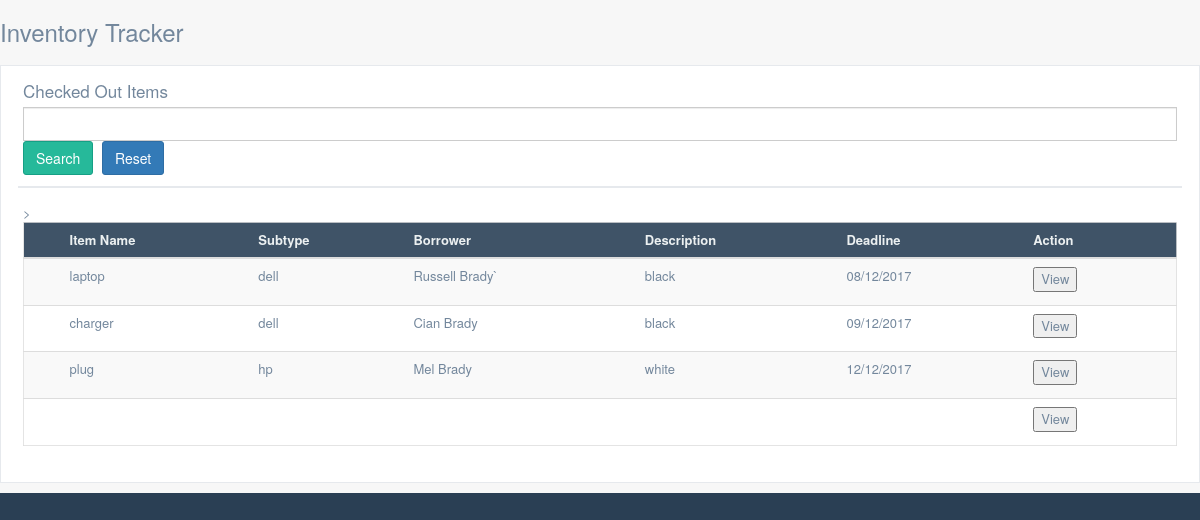
The page /database on the database its author committed.
### database.py (models this page shows, shortened)
class ItemSignOut(db.Model):
    id = db.Column(db.Integer, primary_key=True)
    name = db.Column(db.String(80), unique=False)
    subtype = db.Column(db.String(120), unique=False)
    description = db.Column(db.String(300), unique=False)
    deadline = db.Column(db.String(100), unique=False)
    signature = db.Column(db.String(120000), unique=False)
    employee = db.Column(db.String(100), unique=False)
    employee_email = db.Column(db.String(100), unique=False)

### inventory.py (the view)
@app.route('/database', methods=['GET', 'POST'])
def database():
    if request.method == 'POST':
        search = request.form.get('search')
        rows = ItemSignOut.query.filter(ItemSignOut.name.contains(search))
        return render_template("database.html", rows = rows)
    rows = ItemSignOut.query.all()
    return render_template('database.html', rows=rows)

### templates/database.html (shortened to what this page needs)
<!DOCTYPE html>
<html lang="en">
<head>
	<link href="http://maxcdn.bootstrapcdn.com/bootstrap/3.3.0/css/bootstrap.min.css" rel="stylesheet">
	<link href="{{url_for('.static', filename='custom.min.css')}}" rel="stylesheet">
	<link href="{{url_for('.static', filename='site.css')}}" rel="stylesheet">
</head>
<body class="">
	<div class="container body">
		<div class="main_container">
			<div class="right_col" role="main">
				<div class="">
					<div class="page-title">
						<div class="title_left">
							<h3>Inventory Tracker</h3>
						</div>
						<div class="title_right">
							<div class="col-md-5 col-sm-5 col-xs-12 form-group pull-right top_search">
							</div>
						</div>
					</div>
                    <div>
                        <div class="x_panel">
                            <div class="x_title">
                                <form action="/database" method="POST">
                                    <h2>Checked Out Items <small>Search: </small></h2>
                                    <input type="text" id="subtype1" name="search" value="{{subtype}}" required="required" class="form-control col-md-7 col-xs-12">
                                    <button type="submit" id ="subBut" class="btn btn-success">Search</button>
                                    <button class="btn btn-primary" onclick="location.href='/database'" type="reset">Reset</button>
                                </form>
                            </div>
                            <div class="x_content">
                                <div class="table-responsive">
                                    <table class="table table-striped jambo_table bulk_action">
                                        <thead>
                                            <tr class="headings">
                                            <th></th>
                                            <th class="column-title">Item Name </th>
                                            <th class="column-title">Subtype </th>
                                            <th class="column-title">Borrower </th>
                                            <th class="column-title">Description</th>>
                                            <th class="column-title">Deadline </th>
                                            <th class="column-title no-link last"><span class="nobr">Action</span>
                                            </th>
                                            </tr>
                                        </thead>
                        <tbody>
                         {% for row in rows %}
            			    <tr class="even pointer">
                            <td class="a-center ">
                            </td>
                            <td class=" ">{{row.name }}</td>
                            <td class="a-right a-right ">{{row.subtype}}</td>
                            <td class=" ">{{row.employee }}</td>
                            <td class=" ">{{row.description}}</td>
                            <td class=" ">{{row.deadline}}</td>
                            <td class=" last"><form method="GET" action="/info">
													<button type="submit">View</button>
												</form>
                            </td>
                          </tr>
                         {% endfor %}
                        </tbody>
                      </table>
                    </div>
                  </div>
                </div>
                </div>
				</div>
			</div>
		</div>
	</div>
</body>
</html>

### rows shown on the page
ItemSignOut: name "laptop", subtype "dell", employee "Russell Brady`", description "black", deadline "08/12/2017"
ItemSignOut: name "charger", subtype "dell", employee "Cian Brady", description "black", deadline "09/12/2017"
ItemSignOut: name "plug", subtype "hp", employee "Mel Brady", description "white", deadline "12/12/2017"
